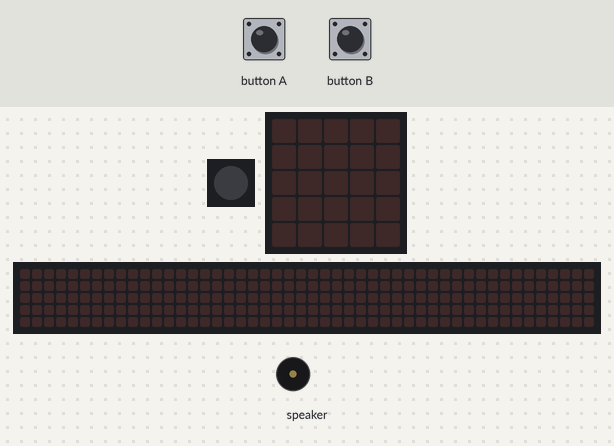
Bench run of a program on a simulated Calliope mini (MakeCode). Shown: 1 RGB LEDs in strip order, left to right, the board's 5×5 LED display, a strip that is not on the board, showing the scrolling text unrolled, buzzer (waves = sounding). Inputs (shaded band) come from the test bench. The 48×5 strip is a reading aid, not a part: it shows the text the display is scrolling, unrolled, one strip-width of it at a time.

Above: at 1.2 s.
1.3 s: button A pressed for 0.15 s
At 4.2 s:
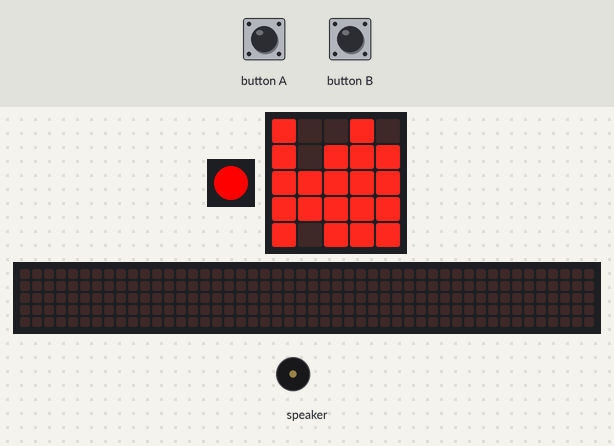
4.3 s: button B pressed for 0.15 s
At 13.2 s:
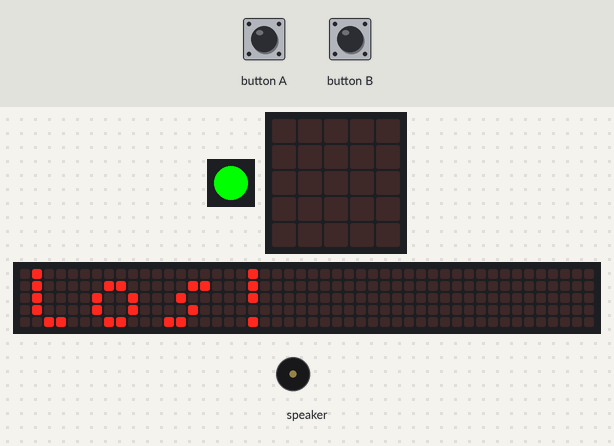
13.3 s: button A pressed for 0.15 s
At 17.5 s:
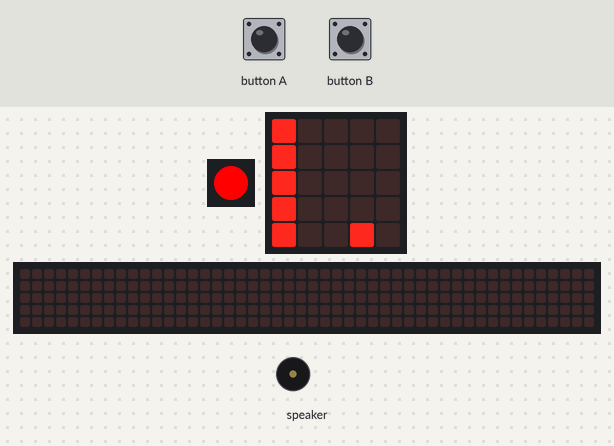
Timing chart, 0 to 30.0 s (numbered marks = the images above; inputs shaded):
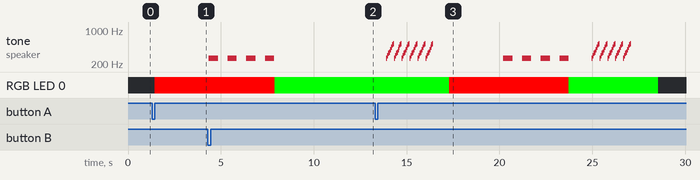

The program:

main.ts
```typescript
input.onButtonEvent(Button.A, input.buttonEventClick(), function () {
    basic.setLedColor(0xff0000)
    basic.showLeds(`
        # . . . .
        # . . . .
        # . . . .
        # . . . .
        # . . # .
        `)
    basic.showLeds(`
        # . . . .
        # . . . .
        # . . . .
        # . . # .
        # . # # #
        `)
    basic.showLeds(`
        # . . . .
        # . . . .
        # . . # .
        # . # # #
        # . # # #
        `)
    basic.showLeds(`
        # . . . .
        # . . # .
        # . # # #
        # . # # #
        # . # # #
        `)
    basic.showLeds(`
        # . . # .
        # . # # #
        # . # # #
        # . # # #
        # . # # #
        `)
    basic.showLeds(`
        # . . # .
        # . # # #
        # # # # #
        # # # # #
        # . # # #
        `)
    music.playMelody("- C - C - C - C ", 120)
    basic.turnRgbLedOff()
    basic.setLedColor(0x00ff00)
    basic.showLeds(`
        # . . # .
        # . # # #
        # # # # #
        # # # # #
        # . # # #
        `)
    basic.showLeds(`
        # . . # .
        # . # # #
        # . # # #
        # . # # #
        # . # # #
        `)
    basic.showLeds(`
        # . # # #
        # . # # #
        # . # # #
        # . # # #
        # . # # #
        `)
    basic.pause(200)
    basic.showLeds(`
        # . # # #
        # . # # #
        # . # # #
        # . # # #
        # . # # #
        `)
    basic.pause(200)
    basic.showLeds(`
        # . # # #
        # . # # #
        # . # # #
        # . # # #
        # . # # #
        `)
    basic.showLeds(`
        # . # # #
        # . # # #
        # . # # #
        # . # # #
        # . . # .
        `)
    basic.showLeds(`
        # . # # #
        # . # # #
        # . # # #
        # . . # .
        # . . . .
        `)
    basic.showLeds(`
        # . # # #
        # . # # #
        # . . # .
        # . . . .
        # . . . .
        `)
    basic.showLeds(`
        # . # # #
        # . . # .
        # . . . .
        # . . . .
        # . . . .
        `)
    basic.showLeds(`
        # . . # .
        # . . . .
        # . . . .
        # . . . .
        # . . . .
        `)
    basic.showLeds(`
        # . . . .
        # . . . .
        # . . . .
        # . . . .
        # . . . .
        `)
    basic.turnRgbLedOff()
    basic.clearScreen()
})
input.onButtonEvent(Button.B, input.buttonEventClick(), function () {
    basic.setLedColor(0xff0000)
    basic.showNumber(5)
    basic.showNumber(4)
    basic.showNumber(3)
    basic.showNumber(2)
    basic.showNumber(1)
    basic.showString("los!")
    music.playMelody("C D E F G A B C5 ", 1193)
    music.playMelody("C D E F G A B C5 ", 1193)
    music.playMelody("C D E F G A B C5 ", 1193)
    music.playMelody("C D E F G A B C5 ", 1193)
    music.playMelody("C D E F G A B C5 ", 1193)
    music.playMelody("C D E F G A B C5 ", 1193)
    basic.turnRgbLedOff()
    basic.setLedColor(0x00ff00)
    basic.showLeds(`
        . . . . .
        . . # . .
        . # # # .
        . # # # .
        # # # # #
        `)
    basic.showLeds(`
        . . # . .
        . # # # .
        . # # # .
        # # # # #
        . # # # .
        `)
    basic.showLeds(`
        . # # # .
        . # # # .
        # # # # #
        . # # # .
        . . # . .
        `)
    basic.showLeds(`
        . # # # .
        # # # # #
        . # # # .
        . . # . .
        . . . . .
        `)
    basic.showLeds(`
        # # # # #
        . # # # .
        . . # . .
        . . . . .
        . . . . .
        `)
    basic.showLeds(`
        . # # # .
        . . # . .
        . . . . .
        . . . . .
        . . . . .
        `)
    basic.showLeds(`
        . . # . .
        . . . . .
        . . . . .
        . . . . .
        . . . . .
        `)
    basic.showLeds(`
        . . . . .
        . . . . .
        . . . . .
        . . . . .
        . . . . .
        `)
    basic.pause(2000)
    music.playMelody("C5 B A G F E D C ", 9991)
    music.playMelody("C D E F G A B C5 ", 1193)
    music.playMelody("C D E F G A B C5 ", 1193)
    music.playMelody("C D E F G A B C5 ", 1193)
    music.playMelody("C D E F G A B C5 ", 1193)
    music.playMelody("C D E F G A B C5 ", 1193)
    basic.showLeds(`
        . . # . .
        . . . . .
        . . . . .
        . . . . .
        . . . . .
        `)
    basic.showLeds(`
        . # # # .
        . . # . .
        . . . . .
        . . . . .
        . . . . .
        `)
    basic.showLeds(`
        # # # # #
        . # # # .
        . . # . .
        . . . . .
        . . . . .
        `)
    basic.showLeds(`
        . # # # .
        # # # # #
        . # # # .
        . . # . .
        . . . . .
        `)
    basic.showLeds(`
        . # # # .
        . # # # .
        # # # # #
        . # # # .
        . . # . .
        `)
    basic.showLeds(`
        . . # . .
        . # # # .
        . # # # .
        # # # # #
        . # # # .
        `)
    basic.showLeds(`
        . . . . .
        . . # . .
        . # # # .
        . # # # .
        # # # # #
        `)
    basic.clearScreen()
    basic.turnRgbLedOff()
})
basic.forever(function () {

})
```

test.ts
```typescript
// Hier kann man Tests durchführen; diese Datei wird nicht kompiliert, wenn dieses Paket als Erweiterung verwendet wird.
```

Measured:
- after the input at 1.3 s, RGB LED 0: off → RGB(255, 0, 0) after 0.15 s; the display: first changes after 0.15 s (image 1 shows a later state)
- after the input at 4.3 s, the display: first changes after 0.15 s (image 2 shows a later state)
- after the input at 13.3 s, the display: first differs from a run without the input after 4.0 s (image 3)
- by itself, tone on speaker: plays 262 Hz for 0.05 s, 294 Hz for 0.05 s, 330 Hz for 0.05 s, 349 Hz for 0.05 s, 392 Hz for 0.05 s, 440 Hz for 0.05 s … (92 notes in this stretch)
- what the display in image 3 shows lasts 0.4 s, from 17.3 s to 17.7 s
